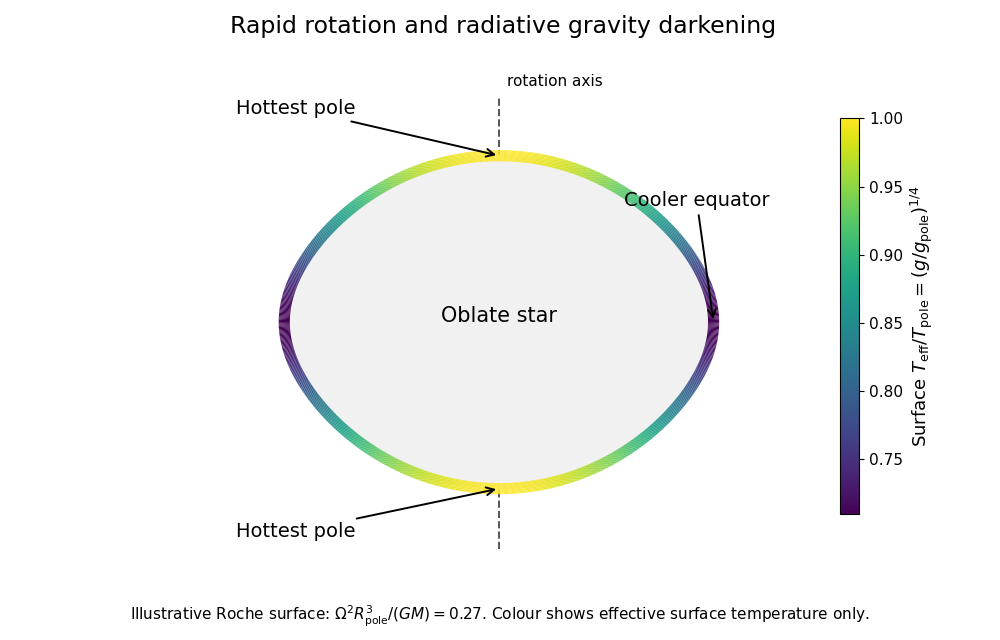

The Python source for this figure:
"""Radiative Roche-model cross-section. Python 3.14; root NumPy/Matplotlib deps.
Basename PNG in cwd; respects caller MPLCONFIGDIR.
"""
from pathlib import Path
import numpy as np
import matplotlib
matplotlib.use("Agg")
import matplotlib.pyplot as plt
from matplotlib.collections import LineCollection
def surface(theta,q=.27):
    low=np.ones_like(theta);high=np.full_like(theta,1.5)
    for _ in range(60):
        mid=(low+high)/2
        positive=1/mid+.5*q*mid**2*np.sin(theta)**2>1
        low=np.where(positive,mid,low);high=np.where(positive,high,mid)
    radius=(low+high)/2
    x=radius*np.sin(theta);z=radius*np.cos(theta)
    g=np.hypot(x/radius**3-q*x,z/radius**3)
    return x,z,g
def main():
    theta=np.linspace(0,2*np.pi,1201)
    x,z,g=surface(theta)
    pts=np.column_stack([x,z]);segments=np.stack([pts[:-1],pts[1:]],axis=1)
    values=((g[:-1]+g[1:])/2)**.25
    fig,ax=plt.subplots(figsize=(10,6.4),dpi=100,facecolor="white")
    ax.fill(x,z,color="#f1f1f1",zorder=1)
    lc=LineCollection(segments,array=values,cmap="viridis",linewidth=8,clim=(values.min(),1))
    ax.add_collection(lc)
    ax.plot([0,0],[-1.36,1.36],"--",color="#555555",lw=1.4,zorder=0)
    ax.annotate("Hottest pole",xy=(0,1),xytext=(-1.58,1.25),fontsize=14,arrowprops=dict(arrowstyle="->",lw=1.4))
    ax.annotate("Hottest pole",xy=(0,-1),xytext=(-1.58,-1.29),fontsize=14,arrowprops=dict(arrowstyle="->",lw=1.4))
    ax.annotate("Cooler equator",xy=(x[300],0),xytext=(.75,.7),fontsize=14,arrowprops=dict(arrowstyle="->",lw=1.4))
    ax.text(.05,1.42,"rotation axis",fontsize=11)
    ax.text(0,0,"Oblate star",ha="center",fontsize=15)
    ax.set_aspect("equal");ax.set_xlim(-1.85,1.9);ax.set_ylim(-1.55,1.62);ax.axis("off")
    ax.set_title("Rapid rotation and radiative gravity darkening",fontsize=17,pad=14)
    cb=fig.colorbar(lc,ax=ax,shrink=.75,pad=.025)
    cb.set_label(r"Surface $T_{\rm eff}/T_{\rm pole}=(g/g_{\rm pole})^{1/4}$",fontsize=13)
    cb.ax.tick_params(labelsize=11)
    fig.text(.5,.03,r"Illustrative Roche surface: $\Omega^2R_{\rm pole}^3/(GM)=0.27$. Colour shows effective surface temperature only.",ha="center",fontsize=11)
    fig.tight_layout(rect=(0,.07,1,1))
    fig.savefig(Path(__file__).with_suffix(".png").name,dpi=100,facecolor="white",transparent=False)
    plt.close(fig)
if __name__=="__main__":main()
